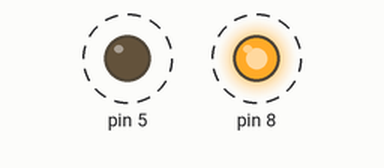
The sketch below on a simulated Arduino Uno, built with avr-gcc and run on an emulated ATmega328P. Parts: output pins drawn as LEDs (lit = HIGH). Dashed ring = blinking.

Above: at 0.5 s.
Timing chart, 0 to 4.6 s (numbered marks = the images above):
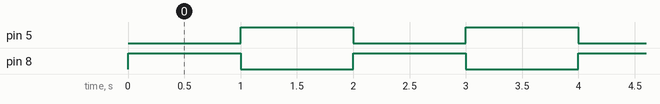

The sketch:

nl.ino
```cpp
void setup() {
 pinMode(8,OUTPUT);
 pinMode(5,OUTPUT);

}

void loop() {
  digitalWrite(8,HIGH);
  delay(1000);
  digitalWrite(8,LOW);
  digitalWrite(5,HIGH);
  delay(1000);
  digitalWrite(5,LOW);

}
```

Measured:
- by itself, pin 5, pin 8: alternates HIGH for 1.0 s and LOW for 1.0 s
- by itself, everything shown: repeats every 2.0 s, in 3 steps
